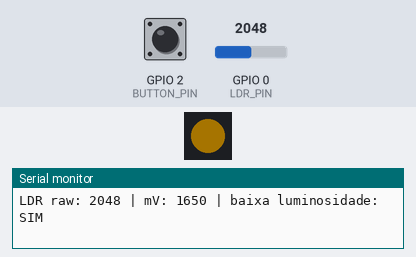
A sketch run on a simulated ESP32-C3. Shown: 1 RGB LEDs in strip order, left to right, the last lines printed to the serial monitor. Inputs (shaded band) come from the test bench; at power-on: GPIO 2 (BUTTON_PIN) HIGH, GPIO 0 (LDR_PIN) = 2048 (analog values on the 0–4095 scale). Dim RGB values are drawn brighter than linear.

Above: at 2.6 s.
2.7 s: GPIO 2 (BUTTON_PIN) pulled LOW for 0.15 s
At 3.8 s:
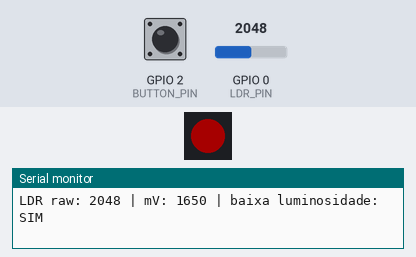
5.9 s: GPIO 0 (LDR_PIN) set to 1555
7.5 s: GPIO 0 (LDR_PIN) set to 1427
10.5 s: GPIO 0 (LDR_PIN) set to 1540
At 13.4 s:
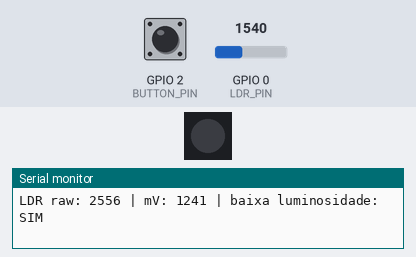
13.5 s: GPIO 0 (LDR_PIN) set to 1460
Timing chart, 0 to 16.0 s (numbered marks = the images above; inputs shaded):
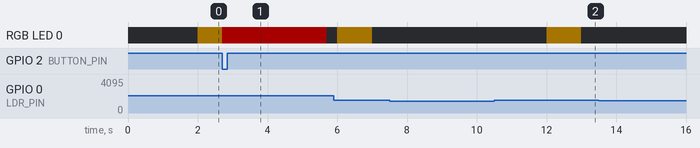

The sketch:

webserver_red_button.ino
```cpp
#include <WiFi.h>
#include <WebServer.h>
#include <Adafruit_NeoPixel.h>

// =====================================================
// ESP32-C3 Super Mini
// =====================================================
#define LDR_PIN 0
#define BUTTON_PIN 2

#define RGB_BUILTIN_PIN 8
#define NUM_PIXELS 1

Adafruit_NeoPixel rgbLed(NUM_PIXELS, RGB_BUILTIN_PIN, NEO_GRB + NEO_KHZ800);

// =====================================================
// Wi-Fi local: ESP32 como Access Point
// =====================================================
const char* ssid = "ESP32-C3-LDR";
const char* password = "12345678";

WebServer server(80);

// =====================================================
// Parâmetros
// =====================================================
const unsigned long LDR_READ_INTERVAL_MS = 1000;
const unsigned long YELLOW_BLINK_PERIOD_MS = 2000;

const unsigned long DEBOUNCE_MS = 50;
const unsigned long RED_PRIORITY_TIME_MS = 3000;

int LOW_LIGHT_THRESHOLD = 1500;
bool lowLightWhenAdcIsHigh = true;

// =====================================================
// Estado global
// =====================================================
int ldrRaw = 0;
int ldrMilliVolts = 0;
bool lowLight = false;

unsigned long lastLdrReadMs = 0;

volatile bool buttonInterruptFlag = false;
volatile unsigned long lastInterruptMs = 0;

unsigned long redUntilMs = 0;

// =====================================================
// Interrupção do botão SOS
// =====================================================
void IRAM_ATTR handleButtonInterrupt() {
  unsigned long now = millis();

  if (now - lastInterruptMs > DEBOUNCE_MS) {
    buttonInterruptFlag = true;
    lastInterruptMs = now;
  }
}

// =====================================================
// Controle do NeoPixel built-in
// =====================================================
void setRgb(uint8_t r, uint8_t g, uint8_t b) {
  rgbLed.setPixelColor(0, rgbLed.Color(r, g, b));
  rgbLed.show();
}

void ledOff() {
  setRgb(0, 0, 0);
}

void ledYellow() {
  setRgb(255, 180, 0);
}

void ledRed() {
  setRgb(255, 0, 0);
}

void updateRgbLed() {
  unsigned long now = millis();

  // Prioridade máxima: botão SOS pressionado
  if (now < redUntilMs) {
    ledRed();
    return;
  }

  // Condição normal: baixa luminosidade
  if (!lowLight) {
    ledOff();
    return;
  }

  bool yellowOn = ((now / (YELLOW_BLINK_PERIOD_MS / 2)) % 2) == 0;

  if (yellowOn) {
    ledYellow();
  } else {
    ledOff();
  }
}

// =====================================================
// Tratamento do botão SOS
// =====================================================
void updateButton() {
  if (buttonInterruptFlag) {
    buttonInterruptFlag = false;

    // Confirma se o botão ainda está pressionado
    if (digitalRead(BUTTON_PIN) == LOW) {
      redUntilMs = millis() + RED_PRIORITY_TIME_MS;

      Serial.println("Botao SOS pressionado: NeoPixel vermelho por 3 segundos.");
    }
  }
}

// =====================================================
// Leitura do LDR via ADC
// =====================================================
void updateLdrReading() {
  unsigned long now = millis();

  if (now - lastLdrReadMs >= LDR_READ_INTERVAL_MS) {
    lastLdrReadMs = now;

    ldrRaw = analogRead(LDR_PIN);
    ldrMilliVolts = analogReadMilliVolts(LDR_PIN);

    if (lowLightWhenAdcIsHigh) {
      lowLight = (ldrRaw >= LOW_LIGHT_THRESHOLD);
    } else {
      lowLight = (ldrRaw <= LOW_LIGHT_THRESHOLD);
    }

    Serial.print("LDR raw: ");
    Serial.print(4096 - ldrRaw);
    Serial.print(" | mV: ");
    Serial.print(ldrMilliVolts);
    Serial.print(" | baixa luminosidade: ");
    Serial.println(lowLight ? "SIM" : "NAO");
  }
}

// =====================================================
// Interface Web
// =====================================================
String makeHtmlPage() {
  String html = R"rawliteral(
<!DOCTYPE html>
<html>
<head>
  <meta charset="UTF-8">
  <title>ESP32-C3 LDR + SOS</title>
  <style>
    body {
      font-family: Arial, sans-serif;
      margin: 32px;
      background-color: #f4f4f4;
    }

    .card {
      background-color: white;
      max-width: 560px;
      padding: 20px;
      border-radius: 8px;
      border: 1px solid #ccc;
    }

    .value {
      font-size: 1.4em;
      font-weight: bold;
    }

    .normal {
      color: green;
    }

    .alert {
      color: darkorange;
    }

    .danger {
      color: red;
    }
  </style>
</head>
<body>
  <h1>ESP32-C3 Super Mini - LDR + SOS</h1>

  <div class="card">
    <p>Valor ADC do LDR: <span id="ldrRaw" class="value">---</span></p>
    <p>Tensão aproximada: <span id="ldrMv" class="value">---</span> mV</p>
    <p>Limiar configurado: <span id="threshold" class="value">---</span></p>
    <p>Baixa luminosidade: <span id="lowLight" class="value">---</span></p>
    <p>Botão SOS ativo: <span id="sosActive" class="value">---</span></p>
    <p>LED RGB built-in: <span id="ledState" class="value">---</span></p>
  </div>

  <script>
    async function updateStatus() {
      try {
        const response = await fetch('/status');
        const data = await response.json();

        document.getElementById('ldrRaw').textContent = data.ldrRaw;
        document.getElementById('ldrMv').textContent = data.ldrMilliVolts;
        document.getElementById('threshold').textContent = data.threshold;

        const lowLightElement = document.getElementById('lowLight');
        lowLightElement.textContent = data.lowLight ? 'SIM' : 'NAO';
        lowLightElement.className = data.lowLight ? 'value alert' : 'value normal';

        const sosElement = document.getElementById('sosActive');
        sosElement.textContent = data.sosActive ? 'SIM' : 'NAO';
        sosElement.className = data.sosActive ? 'value danger' : 'value normal';

        const ledElement = document.getElementById('ledState');

        if (data.sosActive) {
          ledElement.textContent = 'VERMELHO - SOS';
          ledElement.className = 'value danger';
        } else if (data.lowLight) {
          ledElement.textContent = 'AMARELO PISCANDO';
          ledElement.className = 'value alert';
        } else {
          ledElement.textContent = 'APAGADO';
          ledElement.className = 'value normal';
        }

      } catch (error) {
        console.log(error);
      }
    }

    setInterval(updateStatus, 1000);
    updateStatus();
  </script>
</body>
</html>
)rawliteral";

  return html;
}

void handleRoot() {
  server.send(200, "text/html", makeHtmlPage());
}

void handleStatus() {
  bool redPriorityActive = millis() < redUntilMs;

  String json = "{";
  json += "\"ldrRaw\":" + String(4096 - ldrRaw) + ",";
  json += "\"ldrMilliVolts\":" + String(ldrMilliVolts) + ",";
  json += "\"threshold\":" + String(LOW_LIGHT_THRESHOLD) + ",";
  json += "\"lowLight\":" + String(lowLight ? "true" : "false") + ",";
  json += "\"sosActive\":" + String(redPriorityActive ? "true" : "false");
  json += "}";

  server.send(200, "application/json", json);
}

// =====================================================
// Setup
// =====================================================
void setup() {
  Serial.begin(115200);

  pinMode(LDR_PIN, INPUT);

  pinMode(BUTTON_PIN, INPUT_PULLUP);
  attachInterrupt(digitalPinToInterrupt(BUTTON_PIN), handleButtonInterrupt, FALLING);

  rgbLed.begin();
  rgbLed.setBrightness(40);
  ledOff();

  analogReadResolution(12);
  analogSetPinAttenuation(LDR_PIN, ADC_11db);

  WiFi.softAP(ssid, password);

  Serial.println();
  Serial.println("Access Point iniciado.");
  Serial.print("Rede Wi-Fi: ");
  Serial.println(ssid);
  Serial.print("Senha: ");
  Serial.println(password);
  Serial.print("Acesse no navegador: http://");
  Serial.println(WiFi.softAPIP());

  server.on("/", handleRoot);
  server.on("/status", handleStatus);
  server.begin();

  Serial.println("Webserver iniciado.");
}

// =====================================================
// Loop principal
// =====================================================
void loop() {
  server.handleClient();

  updateButton();
  updateLdrReading();
  updateRgbLed();
}
```

Measured:
- after the input at 10.5 s, RGB LED 0: off → RGB(40, 28, 0) after 1.5 s, → off 1.0 s later
